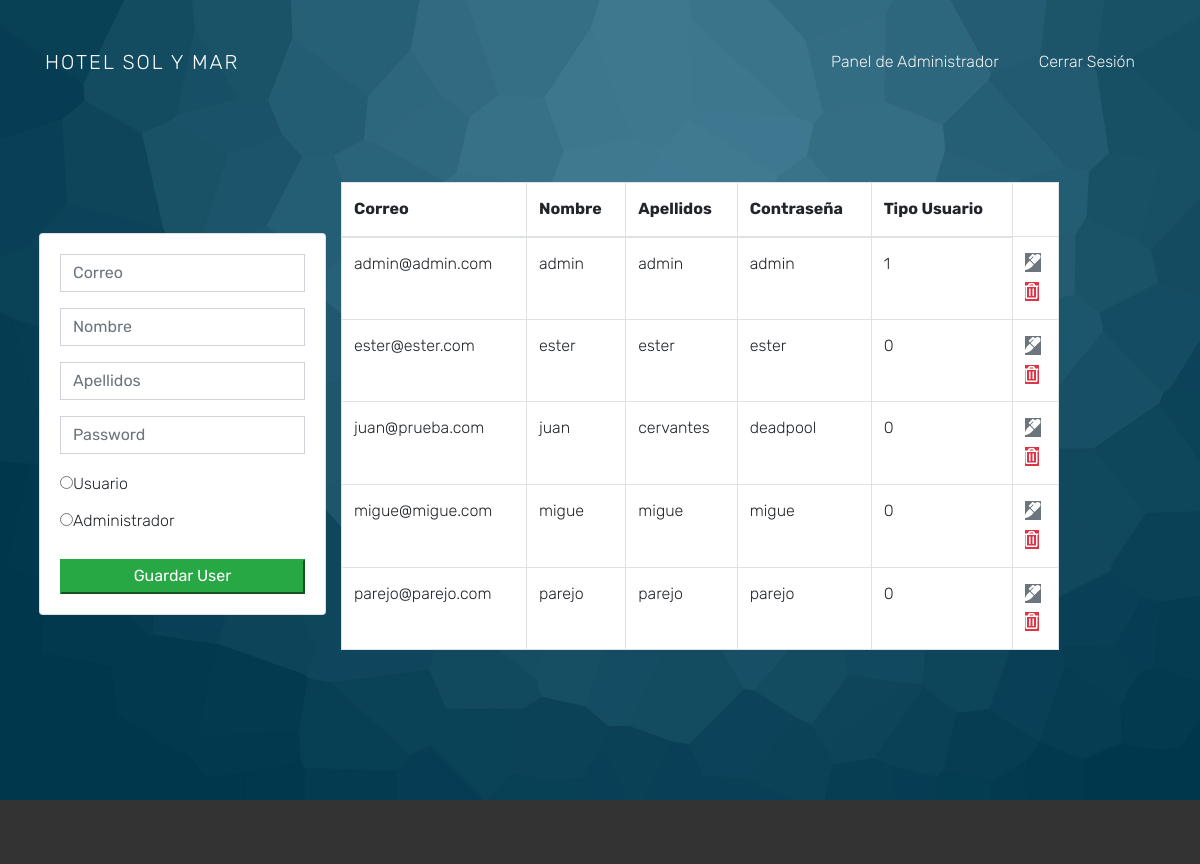
/admin/indexAdminUser.php, run on the app's committed database.
### tables this page shows
CREATE TABLE `usuarios` (
  `correo` varchar(100) NOT NULL,
  `nombre` varchar(50) DEFAULT NULL,
  `apellidos` varchar(50) DEFAULT NULL,
  `passwd` varchar(20) DEFAULT NULL,
  `tipo_usuario` tinyint(1) DEFAULT NULL
);

### admin/indexAdminUser.php (the view, shortened to what this page needs)
<?php
    $db = mysqli_connect('localhost','root','','hoteles')
    or die('Error connecting to MySQL server.');
?>
<!DOCTYPE html>
<html lang="en">
<head>
  <link rel="stylesheet" href="https://use.fontawesome.com/releases/v5.6.3/css/all.css">
  <link rel="stylesheet" href="https://cdnjs.cloudflare.com/ajax/libs/font-awesome/4.7.0/css/font-awesome.min.css">
  <link rel="stylesheet" href="../css/open-iconic-bootstrap.min.css">
  <link rel="stylesheet" href="../css/animate.css">
  <link rel="stylesheet" href="../css/owl.carousel.min.css">
  <link rel="stylesheet" href="../css/owl.theme.default.min.css">
  <link rel="stylesheet" href="../css/magnific-popup.css">
  <link rel="stylesheet" href="../css/aos.css">
  <link rel="stylesheet" href="../css/ionicons.min.css">
  <link rel="stylesheet" href="../css/bootstrap-datepicker.css">
  <link rel="stylesheet" href="../css/jquery.timepicker.css">
  <link rel="stylesheet" href="../css/flaticon.css">
  <link rel="stylesheet" href="../css/icomoon.css">
  <link rel="stylesheet" href="../css/style.css">
</head>
<body>
  <nav class="navbar navbar-expand-lg navbar-dark ftco_navbar bg-dark ftco-navbar-light" id="ftco-navbar">
    <div class="container">
      <a class="navbar-brand" href="">Hotel Sol Y Mar</a>
      <div class="collapse navbar-collapse" id="ftco-nav">
        <ul class="navbar-nav ml-auto">
        <li class="nav-item"><a href="../indexAdmin.php" class="nav-link" >Panel de Administrador</a></li>
          <li class="nav-item"><a href="../index.php" class="nav-link" name="log_out">Cerrar
              Sesión</a></li>
        </ul>
      </div>
    </div>
  </nav>
  <div class="block-31" style="position: relative;">
      <div class="block-30 item" style="background-image: url('../images/admin_1.jpg');" data-stellar-background-ratio="0.5">
        <div class="container p-4">
          <div class="row align-items-center">
            <div class="col-md4">
              <div class="card card-body">
                <form action="indexAdminGuardarUser.php" method="POST">
                  <div class="form-group">
                    <input type="text" name="newmail" class="form-control" placeholder="Correo" autofocus>
                  </div>
                  <div class="form-group">
                    <input type="text" name="newname" class="form-control" placeholder="Nombre">
                  </div>
                  <div class="form-group">
                    <input type="text" name="newsubname" class="form-control" placeholder="Apellidos">
                  </div>
                  <div class="form-group">
                    <input type="password" name="newpasswd" class="form-control" placeholder="Password">
                  </div>
                  <div class="form-group">
									<input type="radio" name="tipoUser" value="0"><label>Usuario</label><br>
									<input type="radio" name="tipoUser" value="1"><label>Administrador</label>
								</div>
                  <input type="submit" class="btn-success btn-block" name="guardar_Usuario" value="Guardar User">
                </form>
              </div>
            </div>
            <div class="col-md-8">
              <table class="table table-bordered" id="tabla-color">
                <thead>
                  <tr>
                    <th>Correo</th>
                    <th>Nombre</th>
                    <th>Apellidos</th>
                    <th>Contraseña</th>
                    <th>Tipo Usuario</th>
                  </tr>
                </thead>
                <tbody>
                <?php
                  $query = "SELECT * FROM usuarios";
                  $result_seach = mysqli_query($db, $query) or die(mysqli_error($db));
                  while($row = mysqli_fetch_assoc($result_seach)) { ?>
                  <tr>
                    <td><?php echo $row['correo']; ?></td>
                    <td><?php echo $row['nombre']; ?></td>
                    <td><?php echo $row['apellidos']; ?></td>
                    <td><?php echo $row['passwd']; ?></td>
                    <td><?php echo $row['tipo_usuario']; ?></td>
                    <td>
                      <a href="indexAdminEditUser.php?correo=<?php echo $row['correo']?>" class="btn-secondary">
                        <i class="fas fa-marker"></i>
                      </a><br>
                      <a href="indexAdminBorrarUser.php?correo=<?php echo $row['correo']?>" class="btn-danger">
                        <i class="far fa-trash-alt"></i>
                      </a>
                    </td>
                  </tr>
                  <?php } ?>
                </tbody>
              </table>
            </div>
          </div>
        </div>
      </div>
    </div>
    <footer class="footer">
    </footer>
</body>
</html>

### data on the page
usuarios: correo "admin@admin.com", nombre "admin", apellidos "admin", passwd "admin", tipo_usuario "1"
usuarios: correo "ester@ester.com", nombre "ester", apellidos "ester", passwd "ester", tipo_usuario "0"
usuarios: correo "juan@prueba.com", nombre "juan", apellidos "cervantes", passwd "deadpool", tipo_usuario "0"
usuarios: correo "migue@migue.com", nombre "migue", apellidos "migue", passwd "migue", tipo_usuario "0"
usuarios: correo "parejo@parejo.com", nombre "parejo", apellidos "parejo", passwd "parejo", tipo_usuario "0"
